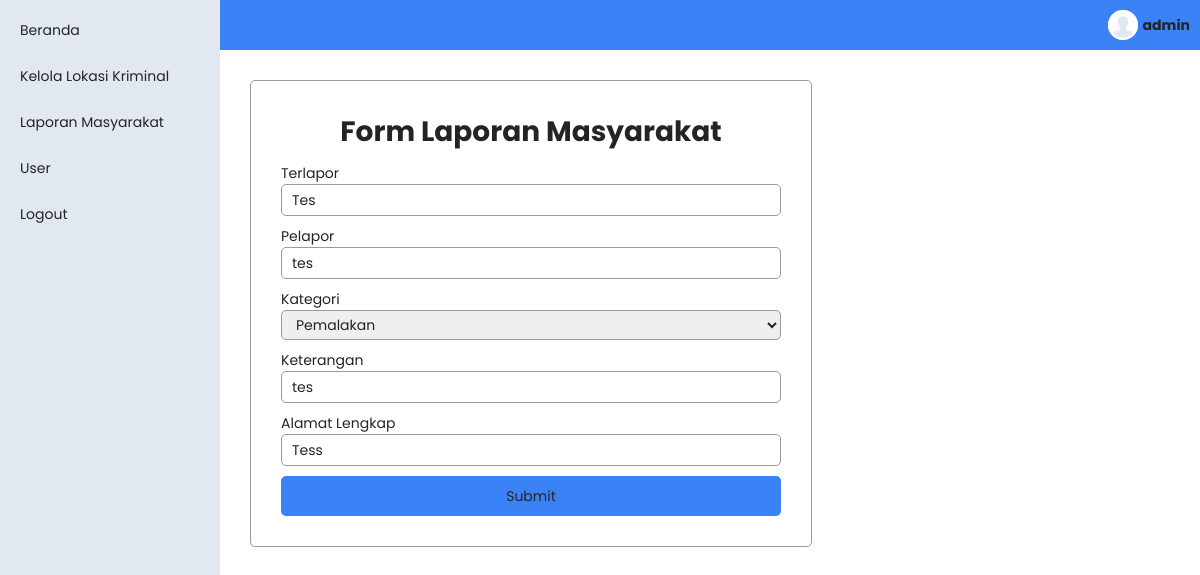
The app's page /edit-laporan-masyarakat.php?id=13 (signed in) with its own data.
### tables this page shows
CREATE TABLE `user` (
  `id` int(11) NOT NULL,
  `username` varchar(100) NOT NULL,
  `password` varchar(100) NOT NULL DEFAULT ''
);

CREATE TABLE `laporan_masyarakat` (
  `id` int(11) NOT NULL,
  `pelapor` varchar(100) NOT NULL,
  `terlapor` varchar(100) NOT NULL,
  `kategori` varchar(100) NOT NULL,
  `keterangan` varchar(100) NOT NULL,
  `alamat` varchar(100) NOT NULL,
  `tanggal` timestamp NOT NULL DEFAULT current_timestamp()
);

CREATE TABLE `jenis_kejahatan` (
  `id` int(11) NOT NULL,
  `nama` varchar(100) NOT NULL
);

### edit-laporan-masyarakat.php (called while the page is built, shortened)
<?php
  include('layout.php')
?>

### views/edit-laporan-masyarakat-view.php (the view, shortened to what this page needs)
<?php
  $conn = OpenCon();
    if(isset($_REQUEST['id'])){
      $id = $_REQUEST['id'];
      $query = "SELECT * FROM laporan_masyarakat WHERE id='$id'";
      $result = $conn->query($query);
      $data = $result->fetch_assoc();
    }
  $querya = "SELECT * FROM jenis_kejahatan";
  $resulta = $conn->query($querya);
  $dataa = $resulta->fetch_all();
?>
<form action="upload-edit-laporan-masyarakat.php?id=<?= $id?>" method='POST'>
    <h1>Form Laporan Masyarakat</h1>
    <div class='input-wraper'>
      <label for="terlapor">Terlapor</label>
      <input id='terlapor' required value="<?= $data['terlapor']?>" type="text" name='terlapor'>
    </div>
    <div class='input-wraper'>
      <label for="pelapor">Pelapor</label>
      <input id='pelapor' required value="<?= $data['pelapor']?>" type="text" name='pelapor'>
    </div>
    <div class='input-wraper'>
      <label for="kategori">Kategori</label>
      <select name="kategori" id="kategori">
      <?php foreach($dataa as $row):?>
        <option value="<?= $row[1]?>" <?php if($data['kategori'] ==  $row[1]) { echo 'selected="selected"'; } ?>><?= $row[1]?></option>
      <?php endforeach?>
    </select>
    </div>
    <div class='input-wraper'>
      <label for="keterangan">Keterangan</label>
      <input id='keterangan' required value="<?= $data['keterangan']?>" type="text" name='keterangan'>
    </div>
    <div class='input-wraper'>
      <label for="alamat">Alamat Lengkap</label>
      <input id='alamat' required value="<?= $data['alamat']?>" type="text" name='alamat'>
    </div>
    <button type='submit' name='submit'>Submit</button>
  </form>

### header.php (shortened to what this page needs)
<div class='header'>
  <?php if(isset($_SESSION['user-id'])):?>
    <a href='user.php' class='avatar-container'>
      <div class='avatar'>
        <img src="./img/iconmonstr-user-19-240.png" alt="" style='width:100%'>
      </div>
      <span><?= $user['username']?></span>
    </a>
  <?php else:?>
    <a class='login-button' href="login.php">Login</a>
  <?php endif ?>
</div>

### style.css (style rules this page uses)
:root { --primary:#3b82f6; --secondary:#e2e8f0; --border: rgb(153, 153, 153) }
* { margin: 0; padding: 0; font-family: 'Poppins'; color: rgb(36, 36, 36); font-size: 14px; }
html, body { box-sizing: border-box; height: 100%; }
a { text-decoration: none; color: inherit; }
.header { height: 30px; background-color: var(--primary); display: flex; justify-content: space-between; align-items: center; padding: 10px; flex-direction: row-reverse; }
form { width: auto; margin: 10px; border-radius: 5px; border: 1px solid var(--border); padding: 30px; display: flex; flex-direction: column; gap: 10px; }
form > h1 { text-align: center; font-size: 20px; }
form > button { height: 40px; width: 100%; border-radius: 5px; background-color: var(--primary); cursor: pointer; outline: none; border: none; }
input, select { height: 30px; border-radius: 5px; border: 1px solid var(--border); padding: 0 10px; }
label { font-size: 14px; }
.input-wraper { width: 100%; display: flex; flex-direction: column; }
.avatar-container { display: flex; gap: 5px; justify-content: center; align-items: center; }
.avatar-container { font-weight: bold; }
.avatar { border-radius: 900px; width: 30px; height: 30px; background-color: var(--secondary); }
@media only screen and (min-width: 600px) { form { width: 500px; } }
@media only screen and (min-width: 600px) { form > h1 { text-align: center; font-size: 28px; } }
@media only screen and (min-width: 600px) { .header { flex-direction: row; } }

### records on screen
user: username "admin"
laporan_masyarakat: terlapor "Tes", pelapor "tes", kategori "Pemalakan", keterangan "tes", alamat "Tess"
